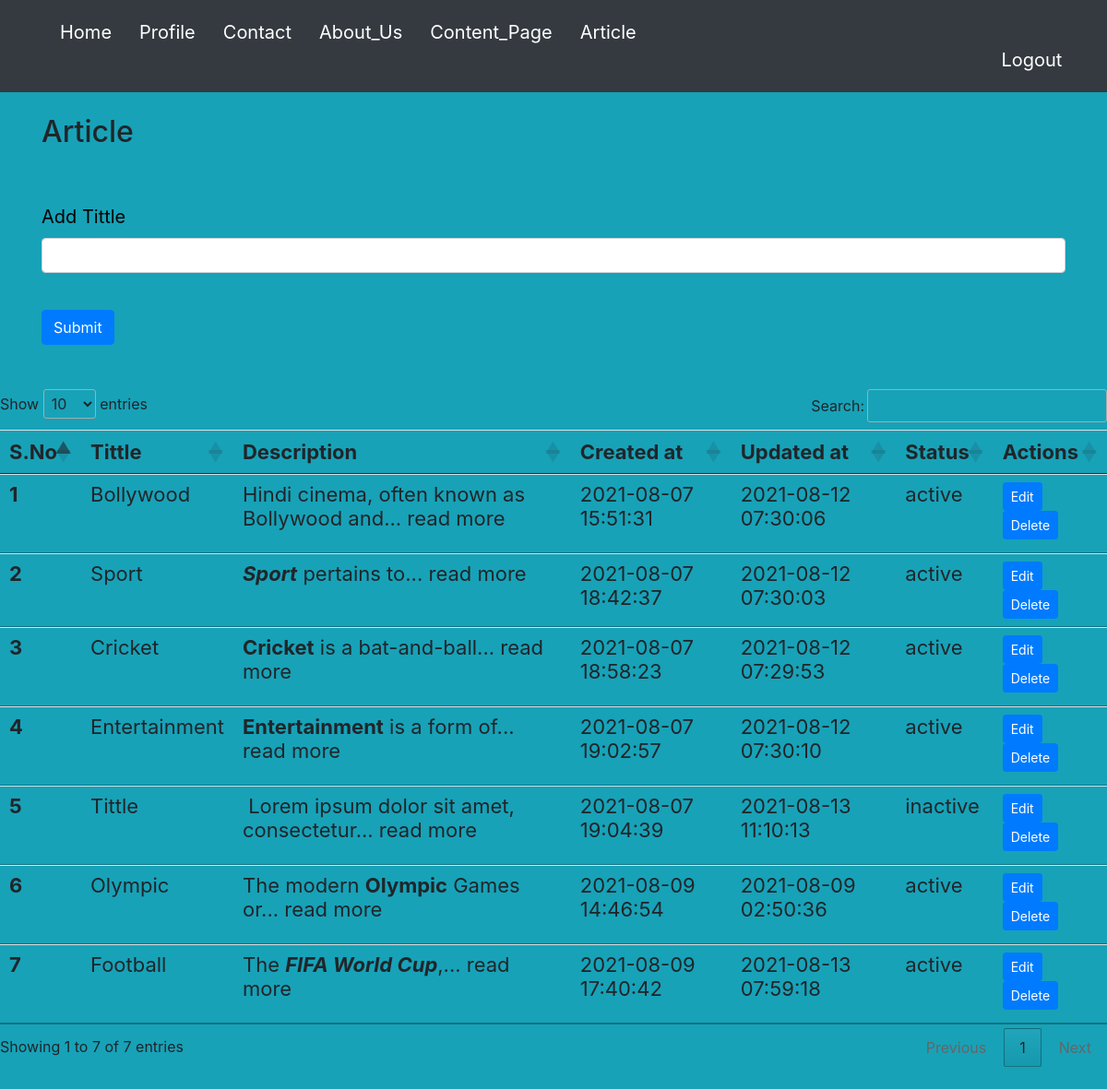
/views/contentPage.php (signed in), run on the app's committed database.
### tables this page shows
CREATE TABLE `Article` (
  `sno` int NOT NULL,
  `tittle` varchar(50) NOT NULL,
  `description` text,
  `tstamp` datetime NOT NULL DEFAULT CURRENT_TIMESTAMP,
  `updated` datetime DEFAULT NULL,
  `alias` varchar(60) DEFAULT NULL,
  `status` varchar(30) DEFAULT NULL,
  `imagePath` varchar(60) DEFAULT NULL
);

### contoller/contentController.php (the view, shortened to what this page needs)
<?php
include CONFIG_PATH.'connectivity.php';
$print = "";
	$sql = "SELECT * FROM `Article`";
	$result = mysqli_query($conn, $sql);
	$sno = 0;
	$info = mysqli_num_rows($result);
		if($info > 0){
			while($row = mysqli_fetch_assoc($result)) {
			$sno= $sno + 1;
			$description = $row["description"];
			$fullDescription = $row["description"];
			if (strlen($description) > 50) {
	   			$stringCut = substr($description, 0, 50);
				$endPoint = strrpos($stringCut, ' ');
				$description = $endPoint? substr($stringCut, 0, $endPoint) : substr($stringCut, 0);
				$description .= '... read more';
				}
				$print .= " <tr>
				<th scope='row'>{$sno}</th>
				<td data-image = '{$row['imagePath']}'>{$row['tittle']}</td>
				<td data-attr='".$fullDescription."'>".$description."</td>
				<td>{$row['tstamp']}</td>
				<td>{$row['updated']}</td>
				<td>{$row['status']}</td>
				<td><button class =' edit btn btn-sm btn-primary' id =
				'{$row['sno']}'>Edit</button> <button class =' delete btn btn-sm btn-primary'id =d".$row['sno'].">Delete</button></td>
			             </tr>";
			}
}
?>

### views/contentPage.php (shortened to what this page needs)
<?php
include CONTROLLER_PATH."contentController.php";
?>
<html>
  <head>
    <?php include __DIR__.'/link/contentLink.php';?>
  </head>
  <body class="bg-info">
   <nav class="navbar navbar-expand-lg navbar-dark bg-dark" id="nav1">
  <div class="container-fluid">
    <div class="collapse navbar-collapse" id="navbarSupportedContent">
        <ul class="nav navbar-nav">
            <li><a href="<?php echo BASE_URL;?>index.php" style="color: white;"><span class="glyphicon glyphicon-home" href="#"></span> Home</a></li>
            <li><a href="<?php echo BASE_URL;?>views/profile.php" style="color: white;"><span class="glyphicon glyphicon-user" href="#"></span> Profile</a></li>
     <li ><a href="#" style="color: white;"><span class="glyphicon glyphicon-earphone" ></span> Contact</a></li>
            <li ><a href="#" style="color: white;">About_Us</a></li>
            <li class="active"><a href="<?php echo BASE_URL;?>views/contentPage.php" style="color: white;"><i class="fa fa-fw fa-envelope"></i> Content_Page</a></li>
            <li><a href="<?php echo BASE_URL;?>views/category.php" style="color: white;"><i class="fa fa-fw fa-envelope"></i>Article</a></li>
            <li style="margin-left: 27cm;"><a href="<?php echo BASE_URL;?>views/logout.php" style="color: white;"><span class="glyphicon glyphicon-off"></span>  Logout</a></li>
      </ul>
    </div>
  </div>
</nav>
    <div class="container my-4" id="d1">
      <h2>Article</h2>
      <div class="mb-3">
        <form action="contentPage.php" method = "POST">
          <div class="form-group">
            <label for="tittle" style="color: black; margin-top: 50px; "> Add Tittle</label>
            <input type="text" class="form-control" id="tittle" name ="tittle" required>
          </div>
          <button type="submit" class="btn btn-primary my-4">Submit</button>
        </form>
      </div>
    </div>
    <div class=" my-4">
      <table class="table" id="myTable">
        <thead>
          <tr>
            <th scope="col">S.No</th>
            <th scope="col">Tittle</th>
            <th scope="col">Description</th>
            <th scope="col">Created at</th>
            <th scope="col">Updated at</th>
            <th scope="col">Status</th>
            <th scope="col">Actions</th>
          </tr>
        </thead>
        <tbody>
          <?php echo $print; ?>
        </tbody>
      </table>
    </div>
  </body>
</html>

### views/link/contentLink.php (shortened to what this page needs)
<link rel="stylesheet" type="text/css" href="<?php echo BASE_URL;?>css/content.css">
<link href="https://cdn.jsdelivr.net/npm/bootstrap@5.0.2/dist/css/bootstrap.min.css" rel="stylesheet">
<link rel="stylesheet" type="text/css" href="//cdn.datatables.net/1.10.25/css/jquery.dataTables.min.css">
<link rel="stylesheet" href="https://maxcdn.bootstrapcdn.com/bootstrap/4.5.2/css/bootstrap.min.css">

### css/content.css (style rules this page uses)
body { background-image: url("../images/bg3.jpg"); background-attachment: fixed; background-repeat: no-repeat; }
#nav1 { font-size: 20px; padding : 20px; }
#nav1 li { padding-left: 30px; }
#myTable { font-size: 22px; }
#d1 { font-size: 20px; }

### data on the page
article: tittle "Bollywood", description "Hindi cinema, often known as Bollywood and... read more", tstamp "2021-08-07 15:51:31", updated "2021-08-12 07:30:06", status "active"
article: tittle "Sport", description "Sport pertains to... read more", tstamp "2021-08-07 18:42:37", updated "2021-08-12 07:30:03", status "active"
article: tittle "Cricket", description "Cricket is a bat-and-ball... read more", tstamp "2021-08-07 18:58:23", updated "2021-08-12 07:29:53", status "active"
article: tittle "Entertainment", description "Entertainment is a form of... read more", tstamp "2021-08-07 19:02:57", updated "2021-08-12 07:30:10", status "active"
article: tittle "Tittle", description "Lorem ipsum dolor sit amet, consectetur... read more", tstamp "2021-08-07 19:04:39", updated "2021-08-13 11:10:13", status "inactive"
article: tittle "Olympic", description "The modern Olympic Games or... read more", tstamp "2021-08-09 14:46:54", updated "2021-08-09 02:50:36", status "active"
article: tittle "Football", description "The FIFA World Cup ,... read more", tstamp "2021-08-09 17:40:42", updated "2021-08-13 07:59:18", status "active"
